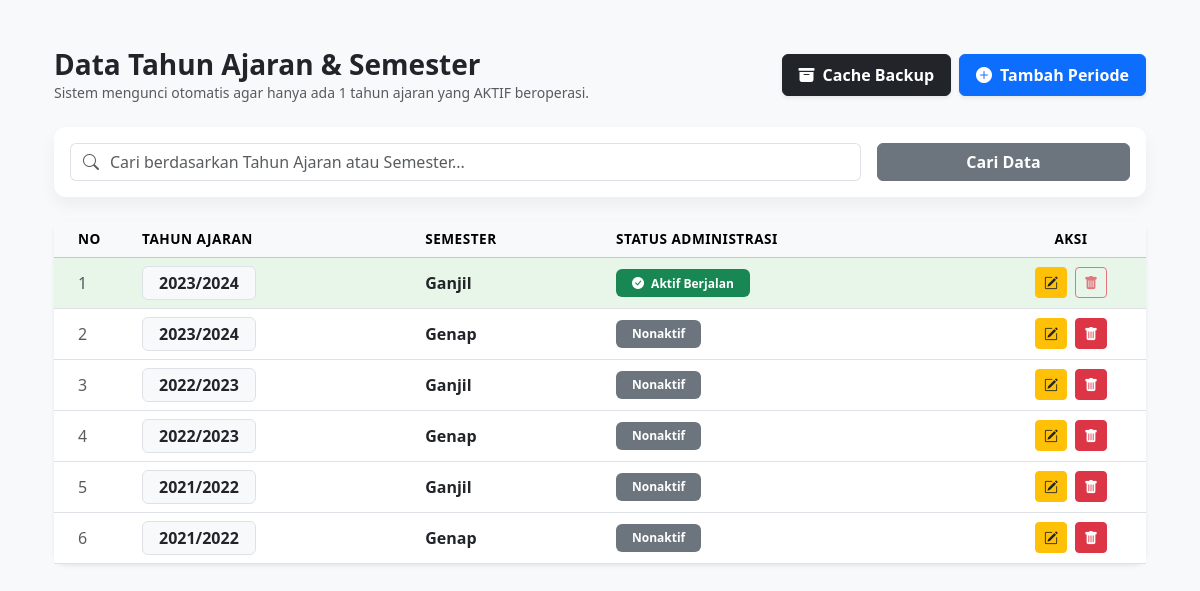
/dashboard_admin/tahun_ajaran.php (signed in), run on the app's committed database.
### tables this page shows
CREATE TABLE `tahun_ajaran` (
  `id_tahun_ajaran` int(11) NOT NULL,
  `id_tahun` int(11) NOT NULL,
  `semester` enum('Ganjil','Genap') NOT NULL,
  `status` enum('Aktif','Nonaktif') DEFAULT 'Nonaktif',
  `deleted` tinyint(1) DEFAULT 0
);

CREATE TABLE `tahun` (
  `id_tahun` int(11) NOT NULL,
  `tahun` varchar(20) NOT NULL
);

### dashboard_admin/tahun_ajaran.php (the view, shortened to what this page needs)
<!DOCTYPE html>
<html lang="id">
<head>
    <link href="https://cdn.jsdelivr.net/npm/bootstrap@5.3.3/dist/css/bootstrap.min.css" rel="stylesheet">
    <link rel="stylesheet" href="https://cdn.jsdelivr.net/npm/bootstrap-icons@1.11.3/font/bootstrap-icons.min.css">
</head>
<body>
<div class="container px-4 mt-5">
    <div class="d-flex justify-content-between align-items-center mb-4">
        <div>
            <h3 class="fw-bold text-dark m-0">Data Tahun Ajaran & Semester</h3>
            <p class="text-muted small m-0">Sistem mengunci otomatis agar hanya ada 1 tahun ajaran yang AKTIF beroperasi.</p>
        </div>
        <div class="d-flex gap-2">
            <button type="button" class="btn btn-dark d-flex align-items-center gap-2 px-3 py-2 fw-semibold shadow-sm" data-bs-toggle="modal" data-bs-target="#modalCache">
                <i class="bi bi-archive-fill"></i> Cache Backup
            </button>
            <button type="button" class="btn btn-primary d-flex align-items-center gap-2 px-3 py-2 fw-semibold shadow-sm" data-bs-toggle="modal" data-bs-target="#modalTA" onclick="prepareTambahForm()">
                <i class="bi bi-plus-circle-fill"></i> Tambah Periode
            </button>
        </div>
    </div>
    <div class="card mb-4">
        <div class="card-body py-3">
            <form method="GET" action="dashboard.php" class="row g-3 align-items-center">
                <div class="col-md-9">
                    <div class="input-group">
                        <span class="input-group-text bg-white border-end-0"><i class="bi bi-search text-muted"></i></span>
                        <input type="text" name="search" id="search_input" class="form-control border-start-0 ps-0" placeholder="Cari berdasarkan Tahun Ajaran atau Semester..." value="<?= isset($_GET['search']) ? htmlspecialchars($_GET['search']) : '' ?>">
                    </div>
                </div>
                <div class="col-md-3">
                    <button type="submit" class="btn btn-secondary w-100 fw-semibold">Cari Data</button>
                </div>
            </form>
        </div>
    </div>
    <div class="card shadow-sm">
        <div class="card-body p-0">
            <div class="table-responsive">
                <table class="table table-hover align-middle mb-0">
                    <thead class="table-light text-nowrap">
                        <tr>
                            <th style="width: 80px;" class="ps-4">No</th>
                            <th>Tahun Ajaran</th>
                            <th>Semester</th>
                            <th>Status Administrasi</th>
                            <th class="text-center" style="width: 150px;">Aksi</th>
                        </tr>
                    </thead>
                    <tbody>
                        <?php
                        $sql = "SELECT ta.id_tahun_ajaran, ta.id_tahun, ta.semester, ta.deleted,
                                    LOWER(TRIM(ta.status)) AS status, t.tahun
                                FROM tahun_ajaran ta
                                JOIN tahun t ON ta.id_tahun = t.id_tahun
                                WHERE ta.deleted = 0";
                        $sql .= " ORDER BY ta.status ASC, t.tahun DESC, ta.semester ASC";
                        $result = mysqli_query($conn, $sql);
                        if ($result && mysqli_num_rows($result) > 0) {
                            $no = 1;
                            while ($row = mysqli_fetch_assoc($result)) {
                                $is_aktif = ($row['status'] === 'aktif');
                                ?>
                                <tr class="<?= $is_aktif ? 'table-success-light' : '' ?>">
                                    <td class="ps-4 text-muted"><?= $no++ ?></td>
                                    <td><span class="badge bg-light text-dark border fw-bold fs-6 px-3 py-2"><?= htmlspecialchars($row['tahun']) ?></span></td>
                                    <td class="fw-semibold text-dark text-capitalize"><?= htmlspecialchars($row['semester']) ?></td>
                                    <td>
                                        <?php if ($is_aktif): ?>
                                            <span class="badge bg-success px-3 py-2"><i class="bi bi-check-circle-fill me-1"></i> Aktif Berjalan</span>
                                        <?php else: ?>
                                            <span class="badge bg-secondary px-3 py-2">Nonaktif</span>
                                        <?php endif; ?>
                                    </td>
                                    <td class="text-center text-nowrap">
                                        <button class="btn btn-sm btn-warning text-dark me-1" data-bs-toggle="modal" data-bs-target="#modalTA" onclick='prepareEditForm(<?= json_encode($row) ?>)'><i class="bi bi-pencil-square"></i></button>
                                        <?php if ($is_aktif): ?>
                                            <button type="button" class="btn btn-sm btn-outline-danger" disabled title="Tahun ajaran aktif tidak boleh dihapus"><i class="bi bi-trash-fill"></i></button>
                                        <?php else: ?>
                                            <a href="proses_tahun_ajaran.php?action=soft_delete&id=<?= $row['id_tahun_ajaran'] ?>" class="btn btn-sm btn-danger" onclick="return confirm('Apakah Anda yakin ingin memindahkan periode ini ke Cache Backup?')"><i class="bi bi-trash-fill"></i></a>
                                        <?php endif; ?>
                                    </td>
                                </tr>
                            <?php }
                        } else {
                            echo '<tr><td colspan="5" class="text-center py-4 text-muted"><i class="bi bi-folder-x fs-2 d-block mb-2"></i> Belum ada data aktif tersedia.</td></tr>';
                        }
                        ?>
                    </tbody>
                </table>
            </div>
        </div>
    </div>
</div>
</body>
</html>

### dashboard_admin/tahun_ajaran.php (style rules this page uses)
body { background-color: #f8f9fa; font-family: 'Segoe UI', Roboto, sans-serif; }
.card { border: none; box-shadow: 0 0.5rem 1rem rgba(0, 0, 0, 0.05); border-radius: 0.75rem; }
.table th { font-weight: 600; font-size: 0.85rem; text-transform: uppercase; letter-spacing: 0.5px; }
.table-success-light { background-color: #e8f5e9 !important; }
.table-success-light td { background-color: #e8f5e9 !important; }

### data on the page
tahun_ajaran: id_tahun.tahun "2023/2024", semester "Ganjil", shows "Aktif Berjalan"
tahun_ajaran: id_tahun.tahun "2023/2024", semester "Genap", shows "Nonaktif"
tahun_ajaran: id_tahun.tahun "2022/2023", semester "Ganjil", shows "Nonaktif"
tahun_ajaran: id_tahun.tahun "2022/2023", semester "Genap", shows "Nonaktif"
tahun_ajaran: id_tahun.tahun "2021/2022", semester "Ganjil", shows "Nonaktif"
tahun_ajaran: id_tahun.tahun "2021/2022", semester "Genap", shows "Nonaktif"
